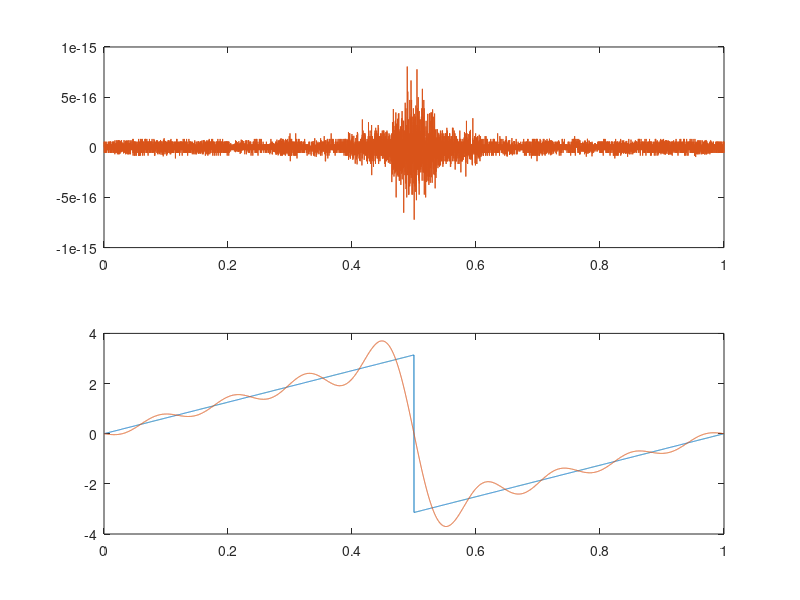

Here is the MATLAB script that generated this plot:
clear all
close all
clc

k=8; %modify here to change the number of node
N=2*k+1;
H=j*2*pi;
interval = 0.0001;
x=0:interval:1;
node_num = 1/interval+1;
sampling_interval = node_num/N;
Hd = zeros(1,node_num);
r1_temp = zeros(1,N);
r1 = zeros(1,N);
r = zeros(1,N);
R = zeros(1,node_num);
h = zeros(1,N);
for i=1 : node_num
    if (x(i)<0.5)
        Hd(i)=H*x(i);
    else
        Hd(i)=H*(x(i)-1);
    end
end

r1_temp(1) = Hd(1);
for i =1 : N-1
    r1_temp(i+1) = Hd(round(i*sampling_interval));
end
r1=ifft(r1_temp);

for i= 1 : N
    if(i < (N+1)/2)
        r(i) = r1(i+(N+1)/2);
    else
        r(i) = r1(i-(N-1)/2);
    end
end

for i = 1 : node_num
    for z = 1 : N
        R(i) = R(i) + r(z)*exp(-j*2*pi*x(i)*((z-1)-(N-1)/2));
    end
end

subplot(2,1,1);
plot(x,real(Hd),x,real(R))
subplot(2,1,2);
plot(x,imag(Hd),x,imag(R))
